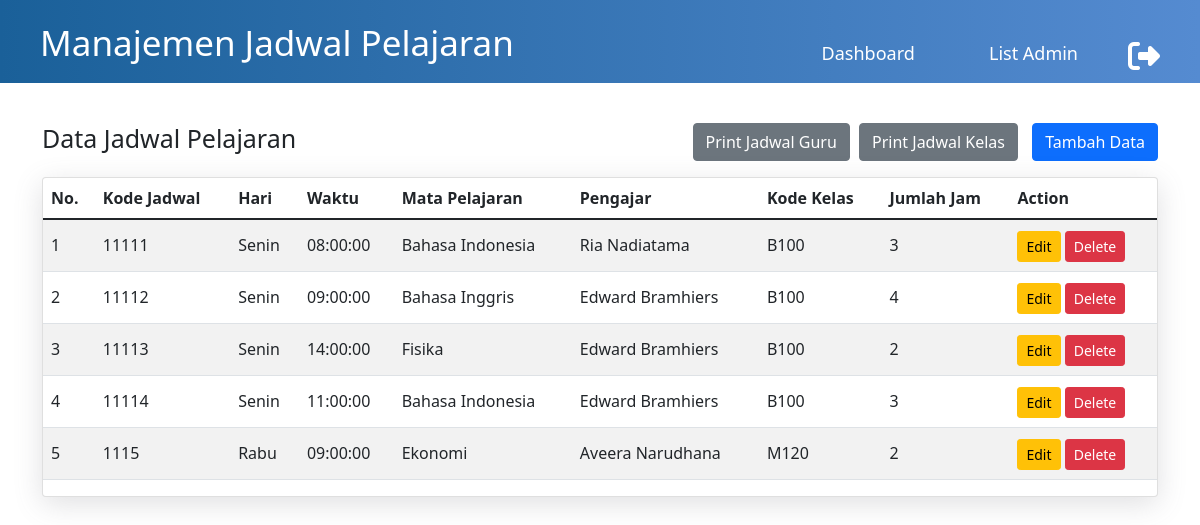
Screenshot of /data-jadwal.php (signed in) with the database file from the repository.
### tables this page shows
CREATE TABLE `jadwal_pelajaran` (
  `kd_jadwal` char(5) NOT NULL,
  `hari` varchar(10) NOT NULL,
  `waktu` time NOT NULL,
  `jmlh_jam` int(3) NOT NULL,
  `kd_kelas` char(4) NOT NULL,
  `nip` char(18) NOT NULL,
  `kd_mapel` char(4) NOT NULL
);

CREATE TABLE `mapel` (
  `kd_mapel` char(4) NOT NULL,
  `nama_mapel` varchar(29) NOT NULL
);

CREATE TABLE `guru` (
  `nip` char(18) NOT NULL,
  `nama` varchar(50) NOT NULL,
  `jns_kelamin` varchar(10) NOT NULL,
  `tgl_lahir` date NOT NULL,
  `alamat` varchar(50) NOT NULL,
  `no_telp` varchar(20) NOT NULL,
  `bidang_studi` varchar(20) NOT NULL
);

CREATE TABLE `kelas` (
  `kd_kelas` char(4) NOT NULL,
  `jurusan` varchar(20) NOT NULL,
  `tingkat` varchar(5) NOT NULL,
  `jmlh_siswa` int(5) NOT NULL
);

### functions.php (called while the page is built, shortened)
<?php
$conn = mysqli_connect("localhost", "root", "", "sekolah_database");
function query($query)
{
	global $conn;
	$result = mysqli_query($conn, $query);
	$rows = [];
	while ($row = mysqli_fetch_assoc($result)) {
		$rows[] = $row;
	}
	return $rows;
}

### data-jadwal.php (the view, shortened to what this page needs)
<?php
require 'functions.php';
$jadwal = query("SELECT * FROM jadwal_pelajaran, mapel, kelas, guru where mapel.kd_mapel=jadwal_pelajaran.kd_mapel and kelas.kd_kelas=jadwal_pelajaran.kd_kelas and guru.nip=jadwal_pelajaran.nip");
$user_type = $_SESSION['user_type'] == 'Super Admin';
?>
<!DOCTYPE html>
<html lang="en">
<head>
    <link rel="stylesheet" href="assets/css/main.css">
    <link href="https://cdn.jsdelivr.net/npm/bootstrap@5.1.3/dist/css/bootstrap.min.css" rel="stylesheet">
</head>
<body>
    <header>
        <div class="welcome">
            <h1>Manajemen Jadwal Pelajaran</h1>
        </div>
        <nav>
            <ul>
                <li><a href="index.php">Dashboard</a></li>
                <?php if ($user_type) {
                ?>
                    <li id="list-admin"><a href="data-admin.php">List Admin</a></li>
                <?php } ?>
            </ul>
        </nav>
        <a href="logout.php"><i class="fa fa-sign-out fa-2x" aria-hidden="true"></i></a>
    </header>
    <section class="container">
        <div class="d-flex justify-content-between align-items-center">
            <h1>Data Jadwal Pelajaran</h1>
            <div>
                <button type="button" class="btn btn-secondary" style="margin-right:5px;"><a href="cetak-jadwal-guru.php" style="color: #fff; text-decoration:none; "> Print Jadwal Guru</a></button>
                <button type="button" class="btn btn-secondary" style="margin-right:10px;"><a href="cetak-jadwal-kelas.php" style="color: #fff; text-decoration:none; "> Print Jadwal Kelas</a></button>
                <button type="button" class="btn btn-primary"><a href="tambah-jadwal.php" style="color: #fff; text-decoration:none;"> Tambah Data</a></button>
            </div>
        </div>
        <p>
        <div class="card">
            <div class="table-responsive">
                <table class="display table table-striped table-hover">
                    <thead>
                        <tr>
                            <th scope="col">No.</th>
                            <th scope="col">Kode Jadwal</th>
                            <th scope="col">Hari</th>
                            <th scope="col">Waktu</th>
                            <th scope="col">Mata Pelajaran</th>
                            <th scope="col">Pengajar</th>
                            <th scope="col">Kode Kelas</th>
                            <th scope="col">Jumlah Jam</th>
                            <th scope="col">Action</th>
                        </tr>
                    </thead>
                    <tbody>
                        <?php $i = 1; ?>
                        <?php foreach ($jadwal as $row) : ?>
                            <tr>
                                <td scope="row"><?= $i; ?></td>
                                <td scope="row"><?= $row["kd_jadwal"]; ?></td>
                                <td><?= $row["hari"]; ?></td>
                                <td><?= $row["waktu"]; ?></td>
                                <td><?= $row["nama_mapel"]; ?></td>
                                <td><?= $row["nama"]; ?></td>
                                <td><?= $row["kd_kelas"]; ?></td>
                                <td><?= $row["jmlh_jam"]; ?></td>
                                <td class="button-action">
                                    <a href="ubah-jadwal.php?kd_jadwal=<?= $row["kd_jadwal"]; ?>"><button type="button" class="btn btn-sm btn-warning">Edit</button></a>
                                    <a href="hapus-jadwal.php?kd_jadwal=<?= $row["kd_jadwal"]; ?>"><button type="button" class="btn btn-sm btn-danger">Delete</button></a>
                                </td>
                            </tr>
                            <?php $i++; ?>
                        <?php endforeach; ?>
                    </tbody>
                </table>
            </div>
        </div>
    </section>
</body>
</html>

### assets/css/main.css (style rules this page uses)
* { margin: 0; padding: 0; box-sizing: border-box; text-decoration: none; list-style: none; }
body { font-family: "Poppins", sans-serif; }
.container { width: 80%; margin: auto; }
header { width: 100%; padding: 0 40px; background: #2fc2a9; background: -webkit-linear-gradient(to left, #558bd1, #1a6099); background: linear-gradient(to left, #558bd1, #1a6099); display: flex; flex-direction: row; color: #fff; }
header .welcome { flex: 2; margin: auto; }
header .welcome h1 { font-size: 35px; padding-top: 10px; }
header ul { flex: 3; text-align: center; }
header i { padding-top: 40px; }
.fa-sign-out { color: #fff; }
header ul li { display: inline-block; font-size: 18px; margin-right: 30px; padding-top: 40px; align-items: center; }
header ul li a { color: #fff; padding: 10px 20px; -o-border-radius: 10px; -webkit-border-radius: 10px; -moz-border-radius: 10px; -ms-border-radius: 10px; border-radius: 10px; text-decoration: none; -o-transition: all 0.5s; -webkit-transition: all 0.5s; -moz-transition: all 0.5s; -ms-transition: all 0.5s; transition: all 0.5s; }
section { margin-top: 40px !important; }
a { color: #fff !important; text-decoration: none !important; }
.top-data h1, body section h1 { font-size: 25px; display: block; }
tr td { line-height: 35px; }
.card { background-color: #ffffff; border-radius: 50px; box-shadow: rgba(100, 100, 111, 0.2) 0px 7px 29px 0px; }
.table-responsive { display: block; width: 100%; overflow-x: auto; -webkit-overflow-scrolling: touch; -ms-overflow-style: -ms-autohiding-scrollbar; }

### rows the page displays
jadwal_pelajaran: kd_jadwal "11111", hari "Senin", waktu "08:00:00", kd_mapel.nama_mapel "Bahasa Indonesia", guru.nama "Ria Nadiatama", kd_kelas.kd_kelas "B100", jmlh_jam "3"
jadwal_pelajaran: kd_jadwal "11112", hari "Senin", waktu "09:00:00", kd_mapel.nama_mapel "Bahasa Inggris", guru.nama "Edward Bramhiers", kd_kelas.kd_kelas "B100", jmlh_jam "4"
jadwal_pelajaran: kd_jadwal "11113", hari "Senin", waktu "14:00:00", kd_mapel.nama_mapel "Fisika", guru.nama "Edward Bramhiers", kd_kelas.kd_kelas "B100", jmlh_jam "2"
jadwal_pelajaran: kd_jadwal "11114", hari "Senin", waktu "11:00:00", kd_mapel.nama_mapel "Bahasa Indonesia", guru.nama "Edward Bramhiers", kd_kelas.kd_kelas "B100", jmlh_jam "3"
jadwal_pelajaran: kd_jadwal "1115", hari "Rabu", waktu "09:00:00", kd_mapel.nama_mapel "Ekonomi", guru.nama "Aveera Narudhana", kd_kelas.kd_kelas "M120", jmlh_jam "2"
